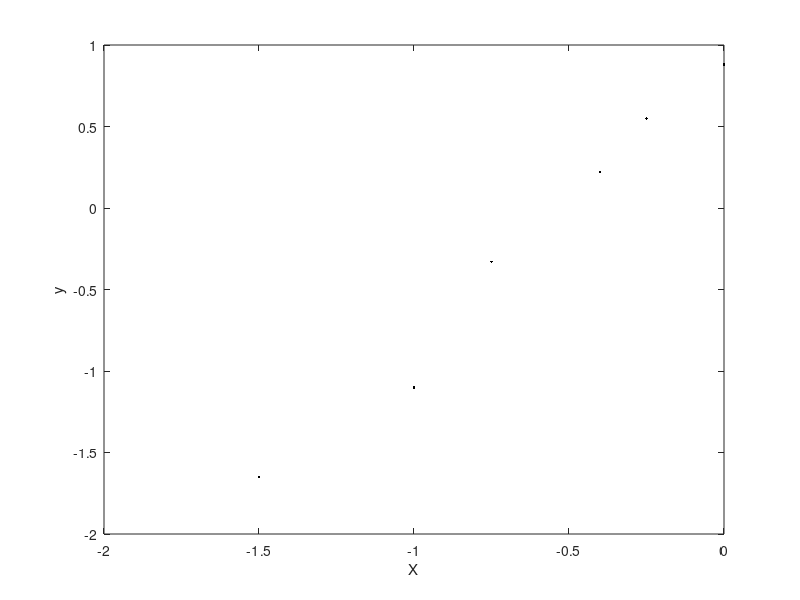
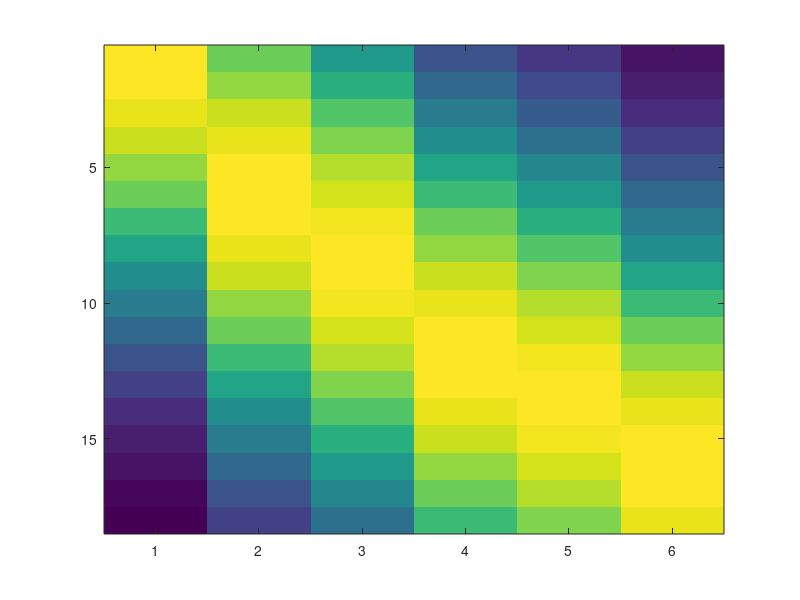
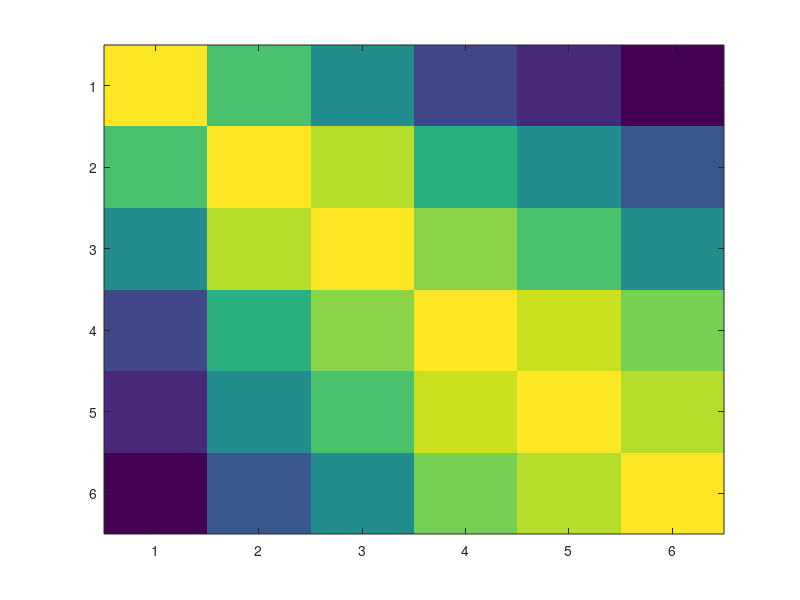
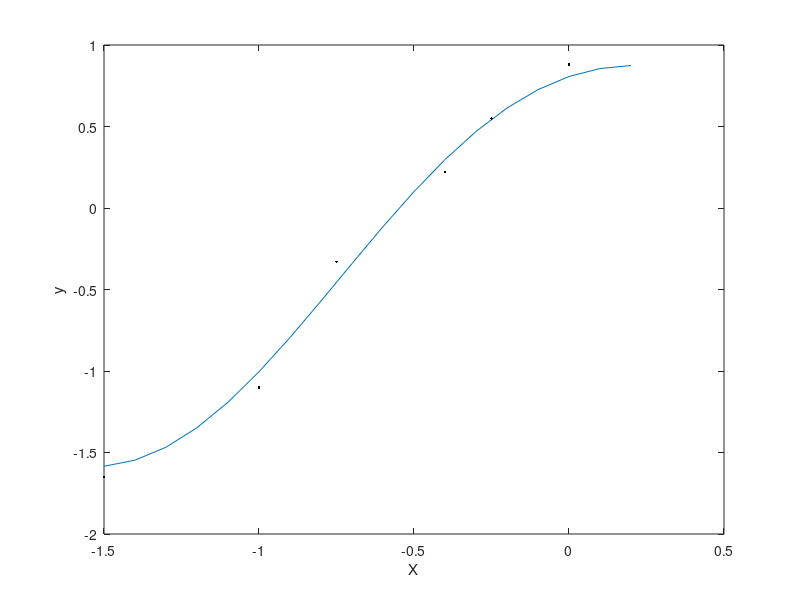

Source code (MATLAB) for these figures, in order:
%% Introduction to Kriging (Gaussian Process)
%% 				Prof. Joseph MORLIER
% Figure 1 illustrates a typical example of a prediction problem: given some 
% noisy observations of a dependent variable at certain values of the independent 
% variable , what is our best estimate of the dependent variable at a new value 
% x* ? 

%clear all; close all;
%printoptions;


%  Inputs
X = [-1.5 -1 -.75 -.4 -.25 0]'; n = size(X,1);
% Outputs
y = .55*[-3 -2 -.6 .4 1 1.6]'; 
%
figure;
plot(X,y,'k.')
xlabel('X'); ylabel('y');

%% 
% What if we want to estimate the model at a new point  x* defined as 18 points 
% in [-1.5,0]. Please check also x*= 0.2 (extrapolation) !!
% 
% The regression problem is defined as follows:
% 
% Let $$\mathbf{x}_i \in {R}^{6}$ $ be an input vector and $$\mathbf{y}_i \in 
% {R}^{6}$$ be its corresponding target. The set of $$M$$ inputs are arranged 
% into a matrix $$\mathbf{X} = [\mathbf{x}_1, \dots, \mathbf{x}_M]^\top$$ and 
% their corresponding targets are stored in a matrix $$\mathbf{Y} = [\mathbf{y}_1 
% - \mathbf{\bar{y}}, \dots, \mathbf{y}_M-\mathbf{\bar{y}}]^\top$, with $\mathbf{\bar{y}}$ 
% $being the mean target value in $$\mathbf{Y}$$.
% 
% 
% 
% 

%xstar= 0.2; %extrapolation
xstar=-1.5:0.1: 0.2; %18 points in [-1.5,0] interpolation
N = length(xstar);
%computing covariance in matrix form
[covXXInd1 covXXInd2] = meshgrid(X,X)

%computing Kstar
[covXXsInd1 covXXsInd2] = meshgrid(X,xstar)
%% 
% 

%computing Kstarstar
[covXsXsInd1 covXsXsInd2] = meshgrid(xstar,xstar)
%% 
% 
% 
% hey hey add something missing, we may need parameters to fit "a model" of 
% our covariance matrix. Let's try with a Standard Exponential (SE) Kernel.
% 
% $$k(x,x') =\sigma_f^2\exp\left(-\frac{(x-x')^2}{l^ 2}\right)$$
% 
% 

l = 1; % first hyperparameter
sig_f = 3^(1/4); % second

covXsXs = sig_f^2 * exp(-(covXsXsInd1-covXsXsInd2).^2 ./ l.^2)
covXX = sig_f^2 * exp(-(covXXInd1-covXXInd2).^2 ./ l.^2)

covXXs = sig_f^2 * exp(-(covXXsInd1-covXXsInd2).^2 ./ l.^2)
figure;
imagesc(covXXs); % Plotting the Gram Matrix
%% 
% I wish to train a GPR model $$\mathcal{G} = \lbrace \mathbf{X}, \mathbf{Y}, 
% \theta \rbrace$$ using the squared exponential function ($$\theta$$ must be 
% chosen):
% 
% 
% 
% $$k(\mathbf{x}_i, \mathbf{x}_j) = \sigma_f^2 \text{exp} \left( - \frac{1}{l^2}(\mathbf{x}_i 
% - \mathbf{x}_j)^2\right) + \sigma_n^2\delta_{ij}$$, where $$\delta_{ij}$$ equals 
% $$1$$ if $$i = j$$ and $$0$$ otherwise. 

sig_n=0.3
 %sig_n=0 %instead

covXX_noisy = covXX + sig_n^2 *eye(size(covXX))
figure;
imagesc(covXX_noisy); % Plotting the Gram Matrix

posterior_mean = covXXs/covXX_noisy * y 
figure;plot(xstar,posterior_mean); hold on;
plot(X,y,'k.'); xlabel('X'); ylabel('y');
%% 
% Compute the 95% confidence interval
% 
% 

posterior_cov = covXsXs - covXXs/covXX_noisy * covXXs'
%% 
% 

% Plotting mean, variance and sample of the posterior % Plotting the variance of Prior
f = [posterior_mean+2*sqrt(diag(posterior_cov));flipdim(posterior_mean -2*sqrt(diag(posterior_cov)),1) ];
%%bounds = [posterior_mean+1.96*sqrt(posterior_cov) posterior_mean-1.96*sqrt(posterior_cov)]

xf=[xstar'; flipdim(xstar',1)];
figure; fill(xf, f, [7 7 7]/8);hold on; plot(xstar,posterior_mean); hold on;
plot(X,y,'k.'); xlabel('X'); ylabel('y');
%% 
% 

% Tip: add a jitter term to the gram matrix so that matrix inversion is numerically stable
jitter = 10^(-6);
% The cholesky decomposition
L = chol(posterior_cov + eye(N)*jitter);
% Plotting the randomly drawn sample function
randomFunction = posterior_mean + L'*randn(N,5); 
figure; fill(xf, f, [7 7 7]/8);hold on; plot(xstar , randomFunction);
%% 
% but is there a way to find the $\theta_{optimal}$ ? oh $\theta = [l, \sigma_f, 
% \sigma_n]$
% 
% The hyperparameters are $\theta = [l, \sigma_f, \sigma_n]$ with $$\sigma_n$$ 
% being the assumed noise level in the training data and $$l$ $ is the length-scale  
% (of oscillations) and $$\sigma_f$$ the amplitude.
% 
% To train the model, I need to minimise the negative log marginal likelihood 
% with respect to the hyperparameters:
% 
% $$$-\text{log}\, p(\mathbf{Y} \mid \mathbf{X}, \theta) = \frac{1}{2} \text{tr}(\mathbf{Y}^\top\mathbf{K}^{-1}\mathbf{Y}) 
% + \frac{1}{2}\text{log}\mid\mathbf{K}\mid + \,c,$$$
% 
% where c is a constant and the matrix $$\mathbf{K}$ $is a function of the hyperparameters 
% (see equation k(xi,xj) = ...).
% 
% Based on the demo given on the GPML website, Let's try to implement this using 
% the GPML Matlab code is below.
% 
%